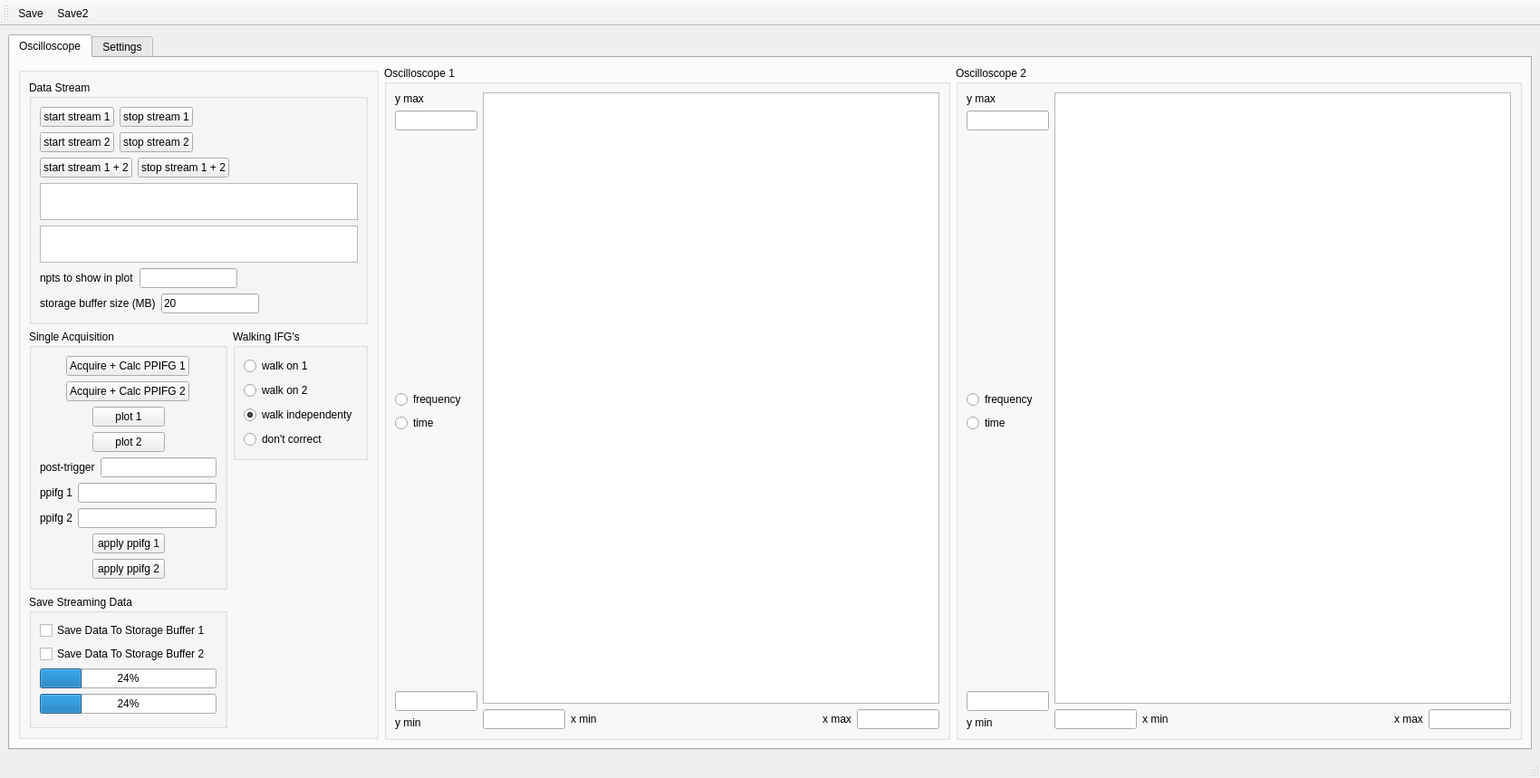
<?xml version="1.0" encoding="UTF-8"?>
<ui version="4.0">
 <class>MainWindow</class>
 <widget class="QMainWindow" name="MainWindow">
  <property name="geometry">
   <rect>
    <x>0</x>
    <y>0</y>
    <width>1700</width>
    <height>859</height>
   </rect>
  </property>
  <property name="windowTitle">
   <string>MainWindow</string>
  </property>
  <widget class="QWidget" name="centralwidget">
   <layout class="QGridLayout" name="gridLayout_3">
    <item row="0" column="0">
     <widget class="QTabWidget" name="tabWidget">
      <property name="currentIndex">
       <number>0</number>
      </property>
      <widget class="QWidget" name="tab">
       <attribute name="title">
        <string>Oscilloscope</string>
       </attribute>
       <layout class="QGridLayout" name="gridLayout_2">
        <item row="0" column="0">
         <widget class="QGroupBox" name="groupBox_5">
          <property name="maximumSize">
           <size>
            <width>398</width>
            <height>742</height>
           </size>
          </property>
          <property name="title">
           <string/>
          </property>
          <layout class="QGridLayout" name="gridLayout">
           <item row="0" column="0" colspan="2">
            <widget class="QGroupBox" name="groupBox_3">
             <property name="title">
              <string>Data Stream</string>
             </property>
             <layout class="QVBoxLayout" name="verticalLayout_4">
              <item>
               <layout class="QVBoxLayout" name="verticalLayout_3">
                <item>
                 <layout class="QHBoxLayout" name="horizontalLayout_4">
                  <item>
                   <widget class="QPushButton" name="btn_start_stream">
                    <property name="text">
                     <string>start stream 1</string>
                    </property>
                   </widget>
                  </item>
                  <item>
                   <widget class="QPushButton" name="btn_stop_stream">
                    <property name="text">
                     <string>stop stream 1</string>
                    </property>
                   </widget>
                  </item>
                  <item>
                   <spacer name="horizontalSpacer_6">
                    <property name="orientation">
                     <enum>Qt::Horizontal</enum>
                    </property>
                    <property name="sizeHint" stdset="0">
                     <size>
                      <width>40</width>
                      <height>20</height>
                     </size>
                    </property>
                   </spacer>
                  </item>
                 </layout>
                </item>
                <item>
                 <layout class="QHBoxLayout" name="horizontalLayout_16">
                  <item>
                   <widget class="QPushButton" name="btn_start_stream_2">
                    <property name="text">
                     <string>start stream 2</string>
                    </property>
                   </widget>
                  </item>
                  <item>
                   <widget class="QPushButton" name="btn_stop_stream_2">
                    <property name="text">
                     <string>stop stream 2</string>
                    </property>
                   </widget>
                  </item>
                  <item>
                   <spacer name="horizontalSpacer_14">
                    <property name="orientation">
                     <enum>Qt::Horizontal</enum>
                    </property>
                    <property name="sizeHint" stdset="0">
                     <size>
                      <width>40</width>
                      <height>20</height>
                     </size>
                    </property>
                   </spacer>
                  </item>
                 </layout>
                </item>
                <item>
                 <layout class="QHBoxLayout" name="horizontalLayout_17">
                  <item>
                   <widget class="QPushButton" name="btn_start_stream_3">
                    <property name="text">
                     <string>start stream 1 + 2</string>
                    </property>
                   </widget>
                  </item>
                  <item>
                   <widget class="QPushButton" name="btn_stop_stream_3">
                    <property name="text">
                     <string>stop stream 1 + 2</string>
                    </property>
                   </widget>
                  </item>
                  <item>
                   <spacer name="horizontalSpacer_15">
                    <property name="orientation">
                     <enum>Qt::Horizontal</enum>
                    </property>
                    <property name="sizeHint" stdset="0">
                     <size>
                      <width>40</width>
                      <height>20</height>
                     </size>
                    </property>
                   </spacer>
                  </item>
                 </layout>
                </item>
                <item>
                 <widget class="QTextBrowser" name="txtbws_stream_rate">
                  <property name="minimumSize">
                   <size>
                    <width>351</width>
                    <height>41</height>
                   </size>
                  </property>
                  <property name="maximumSize">
                   <size>
                    <width>351</width>
                    <height>41</height>
                   </size>
                  </property>
                 </widget>
                </item>
                <item>
                 <widget class="QTextBrowser" name="txtbws_stream_rate_2">
                  <property name="minimumSize">
                   <size>
                    <width>351</width>
                    <height>41</height>
                   </size>
                  </property>
                  <property name="maximumSize">
                   <size>
                    <width>351</width>
                    <height>41</height>
                   </size>
                  </property>
                 </widget>
                </item>
               </layout>
              </item>
              <item>
               <layout class="QHBoxLayout" name="horizontalLayout_7">
                <item>
                 <layout class="QFormLayout" name="formLayout">
                  <item row="0" column="0">
                   <widget class="QLabel" name="label_2">
                    <property name="text">
                     <string>npts to show in plot</string>
                    </property>
                   </widget>
                  </item>
                  <item row="0" column="1">
                   <widget class="QLineEdit" name="le_npts_to_plot"/>
                  </item>
                 </layout>
                </item>
                <item>
                 <spacer name="horizontalSpacer_7">
                  <property name="orientation">
                   <enum>Qt::Horizontal</enum>
                  </property>
                  <property name="sizeHint" stdset="0">
                   <size>
                    <width>40</width>
                    <height>20</height>
                   </size>
                  </property>
                 </spacer>
                </item>
               </layout>
              </item>
              <item>
               <layout class="QHBoxLayout" name="horizontalLayout_5">
                <item>
                 <layout class="QFormLayout" name="formLayout_2">
                  <item row="0" column="0">
                   <widget class="QLabel" name="label_4">
                    <property name="text">
                     <string>storage buffer size (MB)</string>
                    </property>
                   </widget>
                  </item>
                  <item row="0" column="1">
                   <widget class="QLineEdit" name="le_buffer_size_MB">
                    <property name="text">
                     <string>20</string>
                    </property>
                   </widget>
                  </item>
                 </layout>
                </item>
                <item>
                 <spacer name="horizontalSpacer_8">
                  <property name="orientation">
                   <enum>Qt::Horizontal</enum>
                  </property>
                  <property name="sizeHint" stdset="0">
                   <size>
                    <width>40</width>
                    <height>20</height>
                   </size>
                  </property>
                 </spacer>
                </item>
               </layout>
              </item>
             </layout>
            </widget>
           </item>
           <item row="1" column="0" rowspan="2">
            <widget class="QGroupBox" name="groupBox_2">
             <property name="title">
              <string>Single Acquisition</string>
             </property>
             <layout class="QVBoxLayout" name="verticalLayout">
              <item>
               <layout class="QHBoxLayout" name="horizontalLayout_2">
                <item>
                 <spacer name="horizontalSpacer_3">
                  <property name="orientation">
                   <enum>Qt::Horizontal</enum>
                  </property>
                  <property name="sizeHint" stdset="0">
                   <size>
                    <width>40</width>
                    <height>20</height>
                   </size>
                  </property>
                 </spacer>
                </item>
                <item>
                 <widget class="QPushButton" name="btn_single_acquire">
                  <property name="text">
                   <string>Acquire + Calc PPIFG 1</string>
                  </property>
                 </widget>
                </item>
                <item>
                 <spacer name="horizontalSpacer_2">
                  <property name="orientation">
                   <enum>Qt::Horizontal</enum>
                  </property>
                  <property name="sizeHint" stdset="0">
                   <size>
                    <width>40</width>
                    <height>20</height>
                   </size>
                  </property>
                 </spacer>
                </item>
               </layout>
              </item>
              <item>
               <layout class="QHBoxLayout" name="horizontalLayout_18">
                <item>
                 <spacer name="horizontalSpacer_9">
                  <property name="orientation">
                   <enum>Qt::Horizontal</enum>
                  </property>
                  <property name="sizeHint" stdset="0">
                   <size>
                    <width>40</width>
                    <height>20</height>
                   </size>
                  </property>
                 </spacer>
                </item>
                <item>
                 <widget class="QPushButton" name="btn_single_acquire_2">
                  <property name="text">
                   <string>Acquire + Calc PPIFG 2</string>
                  </property>
                 </widget>
                </item>
                <item>
                 <spacer name="horizontalSpacer_17">
                  <property name="orientation">
                   <enum>Qt::Horizontal</enum>
                  </property>
                  <property name="sizeHint" stdset="0">
                   <size>
                    <width>40</width>
                    <height>20</height>
                   </size>
                  </property>
                 </spacer>
                </item>
               </layout>
              </item>
              <item>
               <layout class="QHBoxLayout" name="horizontalLayout_14">
                <item>
                 <spacer name="horizontalSpacer_12">
                  <property name="orientation">
                   <enum>Qt::Horizontal</enum>
                  </property>
                  <property name="sizeHint" stdset="0">
                   <size>
                    <width>40</width>
                    <height>20</height>
                   </size>
                  </property>
                 </spacer>
                </item>
                <item>
                 <widget class="QPushButton" name="btn_plot">
                  <property name="text">
                   <string>plot 1</string>
                  </property>
                 </widget>
                </item>
                <item>
                 <spacer name="horizontalSpacer_13">
                  <property name="orientation">
                   <enum>Qt::Horizontal</enum>
                  </property>
                  <property name="sizeHint" stdset="0">
                   <size>
                    <width>40</width>
                    <height>20</height>
                   </size>
                  </property>
                 </spacer>
                </item>
               </layout>
              </item>
              <item>
               <layout class="QHBoxLayout" name="horizontalLayout_19">
                <item>
                 <spacer name="horizontalSpacer_18">
                  <property name="orientation">
                   <enum>Qt::Horizontal</enum>
                  </property>
                  <property name="sizeHint" stdset="0">
                   <size>
                    <width>40</width>
                    <height>20</height>
                   </size>
                  </property>
                 </spacer>
                </item>
                <item>
                 <widget class="QPushButton" name="btn_plot_2">
                  <property name="text">
                   <string>plot 2</string>
                  </property>
                 </widget>
                </item>
                <item>
                 <spacer name="horizontalSpacer_19">
                  <property name="orientation">
                   <enum>Qt::Horizontal</enum>
                  </property>
                  <property name="sizeHint" stdset="0">
                   <size>
                    <width>40</width>
                    <height>20</height>
                   </size>
                  </property>
                 </spacer>
                </item>
               </layout>
              </item>
              <item>
               <layout class="QFormLayout" name="formLayout_4">
                <item row="0" column="0">
                 <widget class="QLabel" name="label_3">
                  <property name="text">
                   <string>post-trigger</string>
                  </property>
                 </widget>
                </item>
                <item row="0" column="1">
                 <widget class="QLineEdit" name="le_npts_post_trigger"/>
                </item>
               </layout>
              </item>
              <item>
               <layout class="QFormLayout" name="formLayout_3">
                <item row="0" column="0">
                 <widget class="QLabel" name="label">
                  <property name="text">
                   <string>ppifg 1</string>
                  </property>
                 </widget>
                </item>
                <item row="0" column="1">
                 <widget class="QLineEdit" name="le_ppifg"/>
                </item>
               </layout>
              </item>
              <item>
               <layout class="QFormLayout" name="formLayout_7">
                <item row="0" column="0">
                 <widget class="QLabel" name="label_14">
                  <property name="text">
                   <string>ppifg 2</string>
                  </property>
                 </widget>
                </item>
                <item row="0" column="1">
                 <widget class="QLineEdit" name="le_ppifg_2"/>
                </item>
               </layout>
              </item>
              <item>
               <layout class="QHBoxLayout" name="horizontalLayout_10">
                <item>
                 <spacer name="horizontalSpacer_11">
                  <property name="orientation">
                   <enum>Qt::Horizontal</enum>
                  </property>
                  <property name="sizeHint" stdset="0">
                   <size>
                    <width>40</width>
                    <height>20</height>
                   </size>
                  </property>
                 </spacer>
                </item>
                <item>
                 <widget class="QPushButton" name="btn_apply_ppifg">
                  <property name="text">
                   <string>apply ppifg 1</string>
                  </property>
                 </widget>
                </item>
                <item>
                 <spacer name="horizontalSpacer_10">
                  <property name="orientation">
                   <enum>Qt::Horizontal</enum>
                  </property>
                  <property name="sizeHint" stdset="0">
                   <size>
                    <width>40</width>
                    <height>20</height>
                   </size>
                  </property>
                 </spacer>
                </item>
               </layout>
              </item>
              <item>
               <layout class="QHBoxLayout" name="horizontalLayout_21">
                <item>
                 <spacer name="horizontalSpacer_16">
                  <property name="orientation">
                   <enum>Qt::Horizontal</enum>
                  </property>
                  <property name="sizeHint" stdset="0">
                   <size>
                    <width>40</width>
                    <height>20</height>
                   </size>
                  </property>
                 </spacer>
                </item>
                <item>
                 <widget class="QPushButton" name="btn_apply_ppifg_2">
                  <property name="text">
                   <string>apply ppifg 2</string>
                  </property>
                 </widget>
                </item>
                <item>
                 <spacer name="horizontalSpacer_21">
                  <property name="orientation">
                   <enum>Qt::Horizontal</enum>
                  </property>
                  <property name="sizeHint" stdset="0">
                   <size>
                    <width>40</width>
                    <height>20</height>
                   </size>
                  </property>
                 </spacer>
                </item>
               </layout>
              </item>
             </layout>
            </widget>
           </item>
           <item row="1" column="1">
            <widget class="QGroupBox" name="groupBox_7">
             <property name="title">
              <string>Walking IFG's</string>
             </property>
             <layout class="QVBoxLayout" name="verticalLayout_11">
              <item>
               <widget class="QRadioButton" name="rbtn_walkon_1">
                <property name="text">
                 <string>walk on 1</string>
                </property>
               </widget>
              </item>
              <item>
               <widget class="QRadioButton" name="rbtn_walkon_2">
                <property name="text">
                 <string>walk on 2</string>
                </property>
                <property name="checked">
                 <bool>false</bool>
                </property>
               </widget>
              </item>
              <item>
               <widget class="QRadioButton" name="rbtn_walk_independently">
                <property name="text">
                 <string>walk independenty</string>
                </property>
                <property name="checked">
                 <bool>true</bool>
                </property>
               </widget>
              </item>
              <item>
               <widget class="QRadioButton" name="rbtn_dont_correct">
                <property name="text">
                 <string>don't correct</string>
                </property>
               </widget>
              </item>
             </layout>
            </widget>
           </item>
           <item row="2" column="1">
            <spacer name="horizontalSpacer_22">
             <property name="orientation">
              <enum>Qt::Horizontal</enum>
             </property>
             <property name="sizeHint" stdset="0">
              <size>
               <width>130</width>
               <height>20</height>
              </size>
             </property>
            </spacer>
           </item>
           <item row="3" column="0">
            <widget class="QGroupBox" name="groupBox_4">
             <property name="title">
              <string>Save Streaming Data</string>
             </property>
             <layout class="QVBoxLayout" name="verticalLayout_6">
              <item>
               <layout class="QHBoxLayout" name="horizontalLayout_3">
                <item>
                 <widget class="QCheckBox" name="chkbx_save_data">
                  <property name="text">
                   <string>Save Data To Storage Buffer 1</string>
                  </property>
                 </widget>
                </item>
                <item>
                 <spacer name="horizontalSpacer_4">
                  <property name="orientation">
                   <enum>Qt::Horizontal</enum>
                  </property>
                  <property name="sizeHint" stdset="0">
                   <size>
                    <width>40</width>
                    <height>20</height>
                   </size>
                  </property>
                 </spacer>
                </item>
               </layout>
              </item>
              <item>
               <layout class="QHBoxLayout" name="horizontalLayout_20">
                <item>
                 <widget class="QCheckBox" name="chkbx_save_data_2">
                  <property name="text">
                   <string>Save Data To Storage Buffer 2</string>
                  </property>
                 </widget>
                </item>
                <item>
                 <spacer name="horizontalSpacer_20">
                  <property name="orientation">
                   <enum>Qt::Horizontal</enum>
                  </property>
                  <property name="sizeHint" stdset="0">
                   <size>
                    <width>40</width>
                    <height>20</height>
                   </size>
                  </property>
                 </spacer>
                </item>
               </layout>
              </item>
              <item>
               <widget class="QProgressBar" name="progressBar">
                <property name="value">
                 <number>24</number>
                </property>
               </widget>
              </item>
              <item>
               <widget class="QProgressBar" name="progressBar_2">
                <property name="value">
                 <number>24</number>
                </property>
               </widget>
              </item>
             </layout>
            </widget>
           </item>
           <item row="3" column="1">
            <spacer name="verticalSpacer_2">
             <property name="orientation">
              <enum>Qt::Vertical</enum>
             </property>
             <property name="sizeHint" stdset="0">
              <size>
               <width>20</width>
               <height>134</height>
              </size>
             </property>
            </spacer>
           </item>
          </layout>
         </widget>
        </item>
        <item row="0" column="1">
         <layout class="QHBoxLayout" name="horizontalLayout_13">
          <item>
           <widget class="QGroupBox" name="groupBox">
            <property name="title">
             <string>Oscilloscope 1</string>
            </property>
            <layout class="QHBoxLayout" name="horizontalLayout_8">
             <item>
              <layout class="QHBoxLayout" name="horizontalLayout_6">
               <item>
                <layout class="QVBoxLayout" name="verticalLayout_9">
                 <item>
                  <widget class="QLabel" name="label_5">
                   <property name="text">
                    <string>y max</string>
                   </property>
                  </widget>
                 </item>
                 <item>
                  <widget class="QLineEdit" name="le_ifgplot_ymax">
                   <property name="maximumSize">
                    <size>
                     <width>91</width>
                     <height>16777215</height>
                    </size>
                   </property>
                  </widget>
                 </item>
                 <item>
                  <spacer name="verticalSpacer">
                   <property name="orientation">
                    <enum>Qt::Vertical</enum>
                   </property>
                   <property name="sizeHint" stdset="0">
                    <size>
                     <width>20</width>
                     <height>40</height>
                    </size>
                   </property>
                  </spacer>
                 </item>
                 <item>
                  <layout class="QVBoxLayout" name="verticalLayout_7">
                   <item>
                    <widget class="QRadioButton" name="rbtn_frequency">
                     <property name="text">
                      <string>frequency</string>
                     </property>
                    </widget>
                   </item>
                   <item>
                    <widget class="QRadioButton" name="rbtn_time">
                     <property name="text">
                      <string>time</string>
                     </property>
                    </widget>
                   </item>
                  </layout>
                 </item>
                 <item>
                  <spacer name="verticalSpacer_3">
                   <property name="orientation">
                    <enum>Qt::Vertical</enum>
                   </property>
                   <property name="sizeHint" stdset="0">
                    <size>
                     <width>20</width>
                     <height>40</height>
                    </size>
                   </property>
                  </spacer>
                 </item>
                 <item>
                  <widget class="QLineEdit" name="le_ifgplot_ymin">
                   <property name="maximumSize">
                    <size>
                     <width>91</width>
                     <height>16777215</height>
                    </size>
                   </property>
                  </widget>
                 </item>
                 <item>
                  <widget class="QLabel" name="label_6">
                   <property name="text">
                    <string>y min</string>
                   </property>
                  </widget>
                 </item>
                </layout>
               </item>
               <item>
                <layout class="QVBoxLayout" name="verticalLayout_2">
                 <item>
                  <widget class="PlotWidget" name="gv_ifgplot">
                   <property name="minimumSize">
                    <size>
                     <width>500</width>
                     <height>500</height>
                    </size>
                   </property>
                  </widget>
                 </item>
                 <item>
                  <layout class="QHBoxLayout" name="horizontalLayout">
                   <item>
                    <widget class="QLineEdit" name="le_ifgplot_xmin">
                     <property name="maximumSize">
                      <size>
                       <width>91</width>
                       <height>16777215</height>
                      </size>
                     </property>
                    </widget>
                   </item>
                   <item>
                    <widget class="QLabel" name="label_8">
                     <property name="text">
                      <string>x min</string>
                     </property>
                    </widget>
                   </item>
                   <item>
                    <spacer name="horizontalSpacer">
                     <property name="orientation">
                      <enum>Qt::Horizontal</enum>
                     </property>
                     <property name="sizeHint" stdset="0">
                      <size>
                       <width>40</width>
                       <height>20</height>
                      </size>
                     </property>
                    </spacer>
                   </item>
                   <item>
                    <widget class="QLabel" name="label_7">
                     <property name="text">
                      <string>x max</string>
                     </property>
                    </widget>
                   </item>
                   <item>
                    <widget class="QLineEdit" name="le_ifgplot_xmax">
                     <property name="maximumSize">
                      <size>
                       <width>91</width>
                       <height>16777215</height>
                      </size>
                     </property>
                    </widget>
                   </item>
                  </layout>
                 </item>
                </layout>
               </item>
              </layout>
             </item>
            </layout>
           </widget>
          </item>
          <item>
           <widget class="QGroupBox" name="groupBox_6">
            <property name="title">
             <string>Oscilloscope 2</string>
            </property>
            <layout class="QHBoxLayout" name="horizontalLayout_9">
             <item>
              <layout class="QHBoxLayout" name="horizontalLayout_11">
               <item>
                <layout class="QVBoxLayout" name="verticalLayout_10">
                 <item>
                  <widget class="QLabel" name="label_9">
                   <property name="text">
                    <string>y max</string>
                   </property>
                  </widget>
                 </item>
                 <item>
                  <widget class="QLineEdit" name="le_ifgplot_ymax_2">
                   <property name="maximumSize">
                    <size>
                     <width>91</width>
                     <height>16777215</height>
                    </size>
                   </property>
                  </widget>
                 </item>
                 <item>
                  <spacer name="verticalSpacer_4">
                   <property name="orientation">
                    <enum>Qt::Vertical</enum>
                   </property>
                   <property name="sizeHint" stdset="0">
                    <size>
                     <width>20</width>
                     <height>40</height>
                    </size>
                   </property>
                  </spacer>
                 </item>
                 <item>
                  <layout class="QVBoxLayout" name="verticalLayout_8">
                   <item>
                    <widget class="QRadioButton" name="rbtn_frequency_2">
                     <property name="text">
                      <string>frequency</string>
                     </property>
                    </widget>
                   </item>
                   <item>
                    <widget class="QRadioButton" name="rbtn_time_2">
                     <property name="text">
                      <string>time</string>
                     </property>
                    </widget>
                   </item>
                  </layout>
                 </item>
                 <item>
                  <spacer name="verticalSpacer_5">
                   <property name="orientation">
                    <enum>Qt::Vertical</enum>
                   </property>
                   <property name="sizeHint" stdset="0">
                    <size>
                     <width>20</width>
                     <height>40</height>
                    </size>
                   </property>
                  </spacer>
                 </item>
                 <item>
                  <widget class="QLineEdit" name="le_ifgplot_ymin_2">
                   <property name="maximumSize">
                    <size>
                     <width>91</width>
                     <height>16777215</height>
                    </size>
                   </property>
                  </widget>
                 </item>
                 <item>
                  <widget class="QLabel" name="label_10">
                   <property name="text">
                    <string>y min</string>
                   </property>
                  </widget>
                 </item>
                </layout>
               </item>
               <item>
                <layout class="QVBoxLayout" name="verticalLayout_5">
                 <item>
                  <widget class="PlotWidget" name="gv_ifgplot_2">
                   <property name="minimumSize">
                    <size>
                     <width>500</width>
                     <height>500</height>
                    </size>
                   </property>
                  </widget>
                 </item>
                 <item>
                  <layout class="QHBoxLayout" name="horizontalLayout_12">
                   <item>
                    <widget class="QLineEdit" name="le_ifgplot_xmin_2">
                     <property name="maximumSize">
                      <size>
                       <width>91</width>
                       <height>16777215</height>
                      </size>
                     </property>
                    </widget>
                   </item>
                   <item>
                    <widget class="QLabel" name="label_11">
                     <property name="text">
                      <string>x min</string>
                     </property>
                    </widget>
                   </item>
                   <item>
                    <spacer name="horizontalSpacer_5">
                     <property name="orientation">
                      <enum>Qt::Horizontal</enum>
                     </property>
                     <property name="sizeHint" stdset="0">
                      <size>
                       <width>40</width>
                       <height>20</height>
                      </size>
                     </property>
                    </spacer>
                   </item>
                   <item>
                    <widget class="QLabel" name="label_12">
                     <property name="text">
                      <string>x max</string>
                     </property>
                    </widget>
                   </item>
                   <item>
                    <widget class="QLineEdit" name="le_ifgplot_xmax_2">
                     <property name="maximumSize">
                      <size>
                       <width>91</width>
                       <height>16777215</height>
                      </size>
                     </property>
                    </widget>
                   </item>
                  </layout>
                 </item>
                </layout>
               </item>
              </layout>
             </item>
            </layout>
           </widget>
          </item>
         </layout>
        </item>
       </layout>
      </widget>
      <widget class="QWidget" name="tab_2">
       <attribute name="title">
        <string>Settings</string>
       </attribute>
       <layout class="QHBoxLayout" name="horizontalLayout_15">
        <item>
         <widget class="QGroupBox" name="groupBox_8">
          <property name="title">
           <string>Settings for Card 1</string>
          </property>
          <layout class="QGridLayout" name="gridLayout_4">
           <item row="0" column="0">
            <widget class="QTableWidget" name="tableWidget">
             <row>
              <property name="text">
               <string>Trigger Level (%)</string>
              </property>
             </row>
             <row>
              <property name="text">
               <string>Plot Check Level (%)</string>
              </property>
             </row>
             <row>
              <property name="text">
               <string>Segment Size</string>
              </property>
             </row>
             <row>
              <property name="text">
               <string>Ext Clk</string>
              </property>
             </row>
             <column>
              <property name="text">
               <string>Value</string>
              </property>
             </column>
             <item row="0" column="0">
              <property name="text">
               <string>hello world</string>
              </property>
             </item>
             <item row="1" column="0">
              <property name="text">
               <string>hello world</string>
              </property>
             </item>
             <item row="2" column="0">
              <property name="text">
               <string>hello world</string>
              </property>
             </item>
             <item row="3" column="0">
              <property name="text">
               <string>hello world</string>
              </property>
             </item>
            </widget>
           </item>
          </layout>
         </widget>
        </item>
        <item>
         <widget class="QGroupBox" name="groupBox_9">
          <property name="title">
           <string>Settings for Card 2</string>
          </property>
          <layout class="QGridLayout" name="gridLayout_5">
           <item row="0" column="0">
            <widget class="QTableWidget" name="tableWidget_2">
             <row>
              <property name="text">
               <string>Trigger Level (%)</string>
              </property>
             </row>
             <row>
              <property name="text">
               <string>Plot Check Level (%)</string>
              </property>
             </row>
             <row>
              <property name="text">
               <string>Segment Size</string>
              </property>
             </row>
             <row>
              <property name="text">
               <string>Ext Clk</string>
              </property>
             </row>
             <column>
              <property name="text">
               <string>Value</string>
              </property>
             </column>
             <item row="0" column="0">
              <property name="text">
               <string>hello world</string>
              </property>
             </item>
             <item row="1" column="0">
              <property name="text">
               <string>hello world</string>
              </property>
             </item>
             <item row="2" column="0">
              <property name="text">
               <string>hello world</string>
              </property>
             </item>
             <item row="3" column="0">
              <property name="text">
               <string>hello world</string>
              </property>
             </item>
            </widget>
           </item>
          </layout>
         </widget>
        </item>
       </layout>
      </widget>
     </widget>
    </item>
   </layout>
  </widget>
  <widget class="QStatusBar" name="statusbar"/>
  <widget class="QToolBar" name="toolBar">
   <property name="windowTitle">
    <string>toolBar</string>
   </property>
   <attribute name="toolBarArea">
    <enum>TopToolBarArea</enum>
   </attribute>
   <attribute name="toolBarBreak">
    <bool>false</bool>
   </attribute>
   <addaction name="actionSave"/>
   <addaction name="actionSave2"/>
  </widget>
  <action name="actionSave">
   <property name="icon">
    <iconset>
     <normaloff>save_icon.png</normaloff>save_icon.png</iconset>
   </property>
   <property name="text">
    <string>Save</string>
   </property>
  </action>
  <action name="actionSave2">
   <property name="icon">
    <iconset resource="QRC_file.qrc">
     <normaloff>:/Save2/save_icon_2.png</normaloff>:/Save2/save_icon_2.png</iconset>
   </property>
   <property name="text">
    <string>Save2</string>
   </property>
  </action>
 </widget>
 <customwidgets>
  <customwidget>
   <class>PlotWidget</class>
   <extends>QGraphicsView</extends>
   <header>PlotWidgets</header>
  </customwidget>
 </customwidgets>
 <resources>
  <include location="QRC_file.qrc"/>
 </resources>
 <connections/>
</ui>
